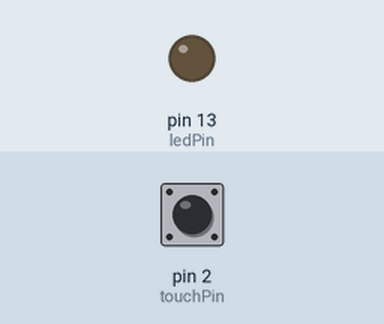
This sketch was run on a simulated Arduino Uno, built with avr-gcc and run on an emulated ATmega328P. On the bench: output pins drawn as LEDs (lit = HIGH). Inputs (shaded band) come from the test bench; at power-on: pin 2 (touchPin) LOW.

Above: at 1.2 s.
1.3 s: pin 2 (touchPin) pulled HIGH for 0.15 s
At 2.1 s:
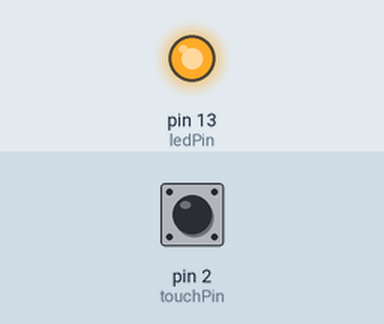
2.9 s: pin 2 (touchPin) pulled HIGH for 1 s
At 3.3 s:
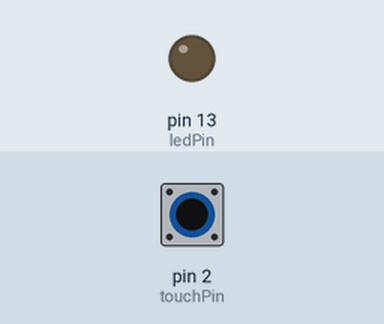
5.4 s: pin 2 (touchPin) pulled HIGH for 3.2 s
At 6.4 s:
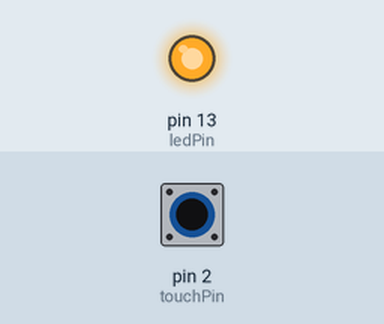
Timing chart, 0 to 8.4 s (numbered marks = the images above; inputs shaded):
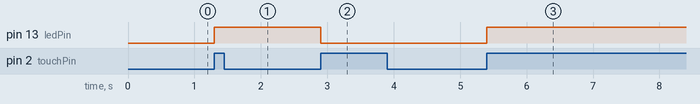

The sketch:

UNO_touch_switch_TTP223.ino
```cpp
/* UNO_touch_switch_TTP223.ino

toggle ON/OFF by touching the TTP223 sensor board touch circles,
works via capacitance (body to sensor), touch implies HIGH
The sensor board has a pull_down resistor and a green power_on LED.

pins are (left to right):
GND  VCC  Signal

Optional...
Using a 1 MΩ resistor between a send and receive pin (e.g., D2 → D4)
and a metal electrode, you can build a touch switch using the
CapacitiveSensor library:  #include <Arduino_CapacitiveTouch.h>

VegasEat  22sep2026
*/

const int touchPin = 2;
const int ledPin = 13;

bool state = false;
bool last = LOW;

void setup() {
  // a pull_down resitor is on the board
  pinMode(touchPin, INPUT);
  pinMode(ledPin, OUTPUT);
}

void loop() {
  bool reading = digitalRead(touchPin);

  if (reading == HIGH && last == LOW) {
    state = !state;              // toggle
    digitalWrite(ledPin, state);
    delay(200);                  // debounce
  }

  last = reading;
}

/* momentary ON version

const int touchPin = 2;
const int ledPin = 8;

void setup() {
  pinMode(touchPin, INPUT);
  pinMode(ledPin, OUTPUT);
}

void loop() {
  digitalWrite(ledPin, digitalRead(touchPin));
}

*/
```

Measured:
- after the input at 1.3 s, pin 13 (ledPin): LOW → HIGH at once
- after the input at 2.9 s, pin 13 (ledPin): HIGH → LOW at once
- after the input at 5.4 s, pin 13 (ledPin): LOW → HIGH at once
